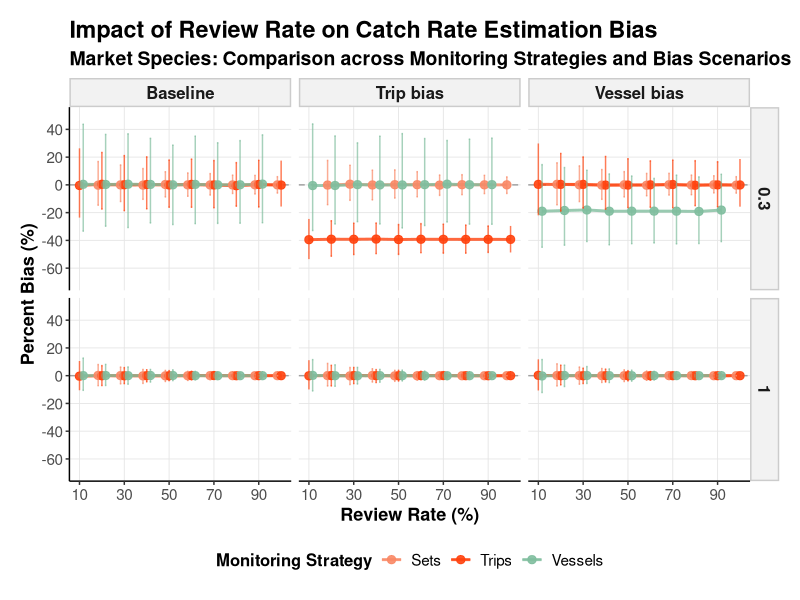
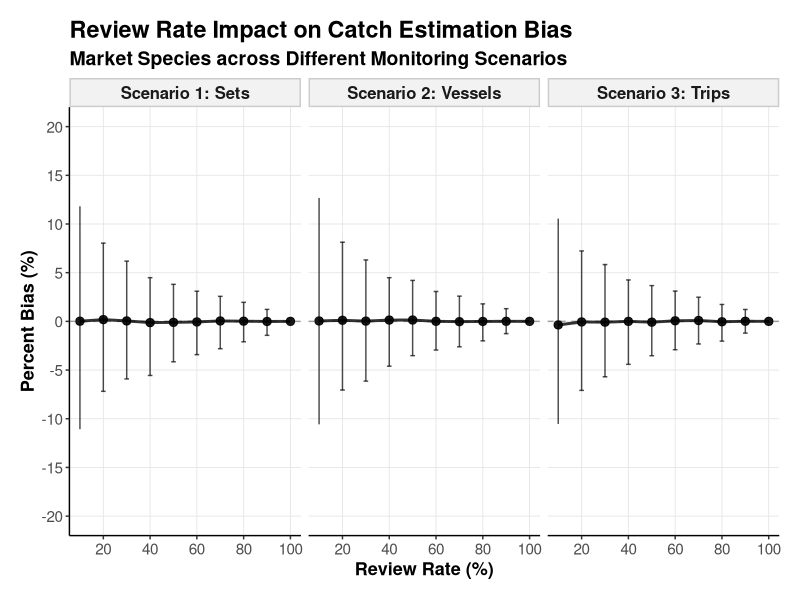
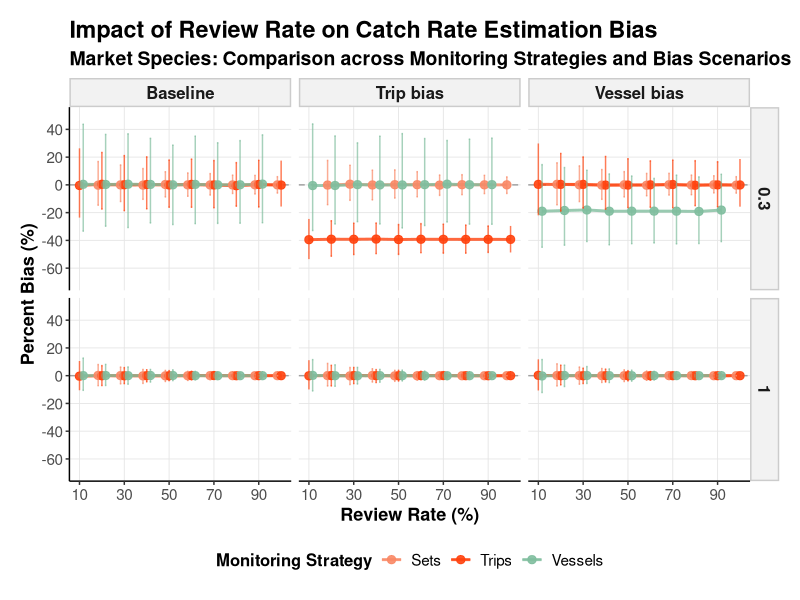
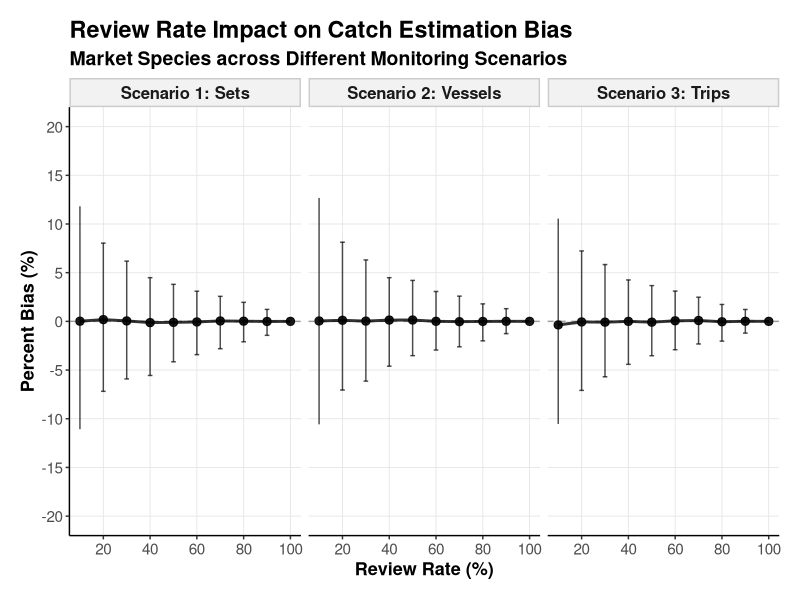
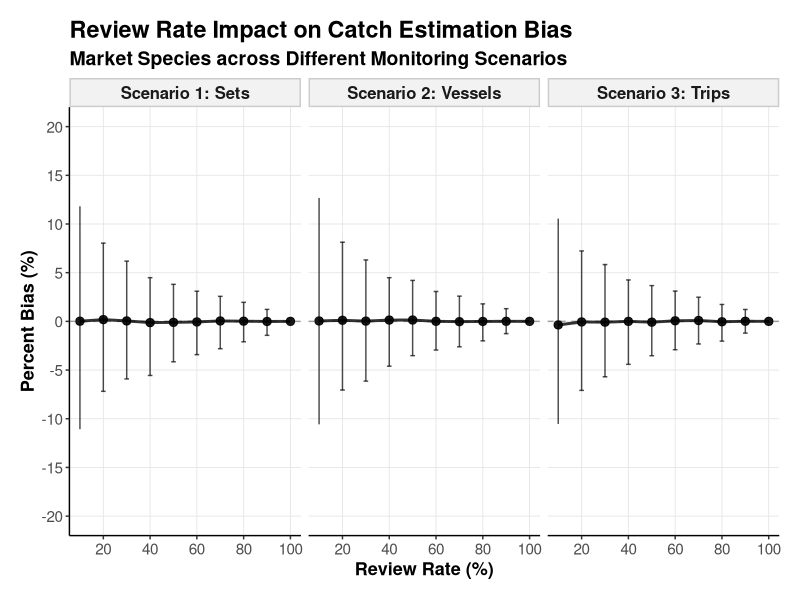

Source code (R) for these figures, in order:
# MSC Review Rates Simulation - Visualization
# This script creates visualizations of the simulation results

# Load required libraries
library(tidyverse)
library(ggplot2)
library(gridExtra)
library(ggthemes)
library(patchwork)
theme_set(theme_classic())

# Read simulation results for grid analysis
results_summary <- read.csv("outputs/simulation_results_summary_tidy-grid.csv") 

# Extract scenario type from description column
results_plot <- results_summary %>%
  mutate(
    scenario = case_when(
      grepl("Baseline", description) ~ "Baseline",
      grepl("Vessel bias", description) ~ "Vessel bias",
      grepl("Trip bias", description) ~ "Trip bias"
    ),
    # Convert p_sets_select to percentage for better readability
    review_rate_percent = p_sets_select * 100,
    # Clean up strategy names for legend
    strategy_clean = str_to_title(strategy)
  ) %>%
  filter(!is.na(scenario))  # Remove any rows without clear scenario

yaxis_scale <- c(-70, 50)  # Adjust scale based on expected bias range
# Create the main plot: Review rate vs % bias by scenario
plot_grid_results <- ggplot(results_plot, aes(x = review_rate_percent, y = mean_bias_percent, color = strategy_clean)) +
  geom_hline(yintercept = 0, linetype = "dashed", color = "grey50", alpha = 0.7) +
  geom_line(size = 1, alpha = 0.8, position = position_dodge(width = 5)) +
  geom_point(size = 2.5, alpha = 0.9, position = position_dodge(width = 5)) +
  geom_errorbar(
    aes(ymin = lower_ci_mean_bias_percent, ymax = upper_ci_mean_bias_percent),
    width = 2, alpha = 0.7, size = 0.5,
    position = position_dodge(width = 5)
  ) +
  facet_grid(p_monitor ~ scenario, scales = "fixed") +
  labs(
    title = "Impact of Review Rate on Catch Rate Estimation Bias",
    subtitle = "Market Species: Comparison across Monitoring Strategies and Bias Scenarios",
    x = "Review Rate (%)", 
    y = "Percent Bias (%)", 
    color = "Monitoring Strategy"
  ) +
  scale_color_canva() +
  scale_x_continuous(breaks = seq(10, 100, 20), limits = c(10, 100)) +
  scale_y_continuous(limits = yaxis_scale, breaks = seq(-60, 40, 20)) +
  theme_classic() +
  theme(
    axis.text.x = element_text(size = 11),
    axis.text.y = element_text(size = 11),
    axis.title = element_text(size = 13, face = "bold"),
    title = element_text(size = 14, face = "bold"),
    legend.title = element_text(size = 12, face = "bold"),
    legend.text = element_text(size = 11),
    legend.position = "bottom",
    strip.text = element_text(size = 12, face = "bold"),
    strip.background = element_rect(fill = "grey95", color = "grey80"),
    plot.margin = margin(15, 15, 15, 15),
    panel.grid.minor = element_blank(),
    panel.grid.major.x = element_line(color = "grey90", size = 0.3),
    panel.grid.major.y = element_line(color = "grey90", size = 0.3)
  )

plot_grid_results

ggsave("plots/plot_bias_grid_results.png", plot = plot_grid_results,
       width = 12, height = 6, dpi = 300)

# Create simplified plot for baseline scenario only
baseline_data <- results_plot %>%
  filter(scenario == "Baseline") %>%
  filter(p_monitor == 1) %>%
  mutate(
    strategy_panel = case_when(
      strategy_clean == "Sets" ~ "Set-level Monitoring",
      strategy_clean == "Trips" ~ "Trip-level Monitoring", 
      strategy_clean == "Vessels" ~ "Vessel-level Monitoring"
    ),
    monitor_rate_label = paste0(p_monitor * 100, "% Coverage")
  ) %>%
  mutate(
    strategy_panel = factor(
      strategy_panel,
      levels = c("Set-level Monitoring", "Vessel-level Monitoring", "Trip-level Monitoring"),
      labels = c("Scenario 1: Sets", "Scenario 2: Vessels", "Scenario 3: Trips")
    )
  )

plot_baseline_simple <- ggplot(baseline_data, aes(x = review_rate_percent, y = mean_bias_percent)) +
  geom_hline(yintercept = 0, linetype = "dashed", color = "grey50", alpha = 0.7) +
  geom_line(size = 1, alpha = 0.8) +
  geom_point(size = 2.5, alpha = 0.9) +
  geom_errorbar(
    aes(ymin = lower_ci_mean_bias_percent, ymax = upper_ci_mean_bias_percent),
    width = 2, alpha = 0.7, size = 0.5
  ) +
  facet_wrap(~ strategy_panel, nrow = 1) +
  labs(
    title = "Review Rate Impact on Catch Estimation Bias",
    subtitle = "Market Species across Different Monitoring Scenarios",
    x = "Review Rate (%)", 
    y = "Percent Bias (%)", 
    color = "Monitor Coverage"
  ) +
  scale_color_canva() +
  scale_x_continuous(breaks = seq(20, 100, 20), limits = c(10, 100)) +
  scale_y_continuous(limits = c(-20, 20), breaks = seq(-20, 20, 5)) +
  theme_classic() +
  theme(
    axis.text = element_text(size = 11),
    axis.title = element_text(size = 13, face = "bold"),
    title = element_text(size = 14, face = "bold"),
    legend.title = element_text(size = 12, face = "bold"),
    legend.text = element_text(size = 11),
    legend.position = "bottom",
    strip.text = element_text(size = 12, face = "bold"),
    strip.background = element_rect(fill = "grey95", color = "grey80"),
    plot.margin = margin(15, 15, 15, 15),
    panel.grid.minor = element_blank(),
    panel.grid.major = element_line(color = "grey90", size = 0.3)
  )

plot_baseline_simple

ggsave("plots/plot_baseline_simple.png", plot = plot_baseline_simple,
       width = 12, height = 4, dpi = 300)
ggsave("plots/plot_baseline_simple.eps", plot = plot_baseline_simple,
       width = 12, height = 4)


